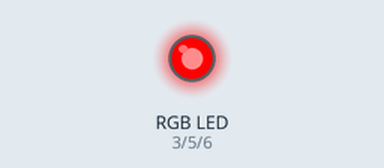
The sketch below on a simulated Arduino Uno, built with avr-gcc and run on an emulated ATmega328P. On the bench: an RGB LED mixed from three pins (HIGH = lit). What the sketch prints to the serial monitor is not drawn.

Above: at 1.6 s.
At 2.6 s:
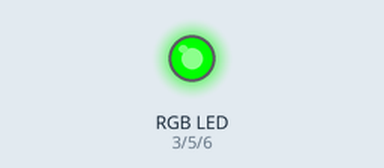
At 3.6 s:
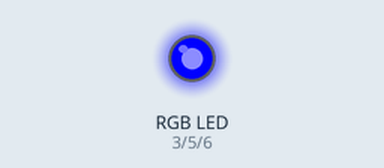
At 4.6 s:
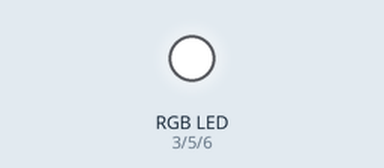
At 5.6 s:
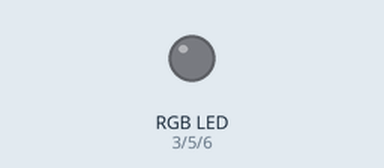
Timing chart, 0 to 7.6 s (numbered marks = the images above):
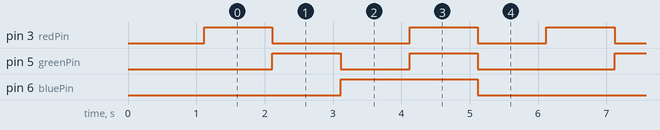

Measured:
- by itself, pin 3 (redPin): repeats every 5.0 s: LOW 2.0 s, HIGH 1.0 s, LOW 1.0 s, HIGH 1.0 s
- by itself, pin 5 (greenPin): repeats every 5.0 s: LOW 1.0 s, HIGH 1.0 s, LOW 2.0 s, HIGH 1.0 s
- by itself, pin 6 (bluePin): alternates HIGH for 2.0 s and LOW for 3.0 s

The sketch:

check_rgb_led.ino
```cpp
/*
  =============================================================================
  [PHYCOM EXAM] 5. โค้ดตรวจสอบหลอดไฟ LED หลายสี (RGB LED - Common Cathode)
  =============================================================================

  📖 คำแนะนำการต่อสาย (Wiring Instructions):
  -----------------------------------------------------------------------------
  หยิบหลอด RGB LED ขึ้นมาดูความยาวของขาทั้ง 4 ขา (เรียงจากขาที่ 1 ไป 4):
    - ขา 1 (Red - สีแดง):      ต่อผ่าน "ตัวต้านทาน 330 โอห์ม" ---> เข้าช่อง Pin 3 (PWM)
    - ขา 2 (Cathode - ขายาวสุด): ต่อตรงเข้าช่อง GND บนบอร์ด Arduino
    - ขา 3 (Green - สีเขียว):  ต่อผ่าน "ตัวต้านทาน 330 โอห์ม" ---> เข้าช่อง Pin 5 (PWM)
    - ขา 4 (Blue - สีน้ำเงิน):   ต่อผ่าน "ตัวต้านทาน 330 โอห์ม" ---> เข้าช่อง Pin 6 (PWM)

  ⚠️ ข้อควรระวัง (Crucial Warning):
  -----------------------------------------------------------------------------
  - **ต้องมีตัวต้านทานขนาด 330 โอห์ม** คั่นระหว่างขาขาสัญญาณ (R, G, B) กับบอร์ด Arduino เสมอ!
    ห้ามต่อตรงเข้า Pin ดิจิทัลโดยไม่มีตัวต้านทาน เพราะจะทำให้กระแสเกิน หลอด LED ขาด หรือขาไมโครคอนโทรลเลอร์เสียหายได้
  - หากหลอดของคุณเป็นแบบ Common Anode (ขาร่วมไฟบวก) ให้ต่อขา 2 เข้า 5V และสลับค่า 255 กับ 0 ในโค้ด

  🔍 วิธีทดสอบและตรวจสอบผลลัพธ์ (How to Test & Expected Output):
  -----------------------------------------------------------------------------
  1. กด Upload โค้ดลงบอร์ด Arduino
  2. เปิด Serial Monitor ตั้ง Baud Rate เป็น 9600
  3. สังเกตแสงไฟที่หลอด RGB LED:
       - วินาทีที่ 1: ติด "สีแดง" (RED)
       - วินาทีที่ 2: ติด "สีเขียว" (GREEN)
       - วินาทีที่ 3: ติด "สีน้ำเงิน/ฟ้า" (BLUE)
       - วินาทีที่ 4: ติด "สีขาว" (WHITE - แดง+เขียว+น้ำเงิน สว่างพร้อมกัน)
       - วินาทีที่ 5: "ดับสนิท" (OFF)
       - จากนั้นวนกลับมาเริ่มใหม่
  4. หากสีใดสีหนึ่งไม่ติด:
       - เช็คขาของสีนั้นและเช็คตัวต้านทานว่าเสียบแน่นลง Breadboard หรือไม่
  =============================================================================
*/

const int redPin = 3;
const int greenPin = 5;
const int bluePin = 6;

// ฟังก์ชันสำหรับกำหนดความสว่างของแต่ละแม่สี (ค่า 0 - 255)
void setColor(int r, int g, int b) {
  analogWrite(redPin, r);
  analogWrite(greenPin, g);
  analogWrite(bluePin, b);
}

void setup() {
  Serial.begin(9600);
  pinMode(redPin, OUTPUT);
  pinMode(greenPin, OUTPUT);
  pinMode(bluePin, OUTPUT);
  delay(1000);
  Serial.println("==========================================");
  Serial.println("        RGB LED Diagnostic Test           ");
  Serial.println("==========================================");
}

void loop() {
  Serial.println("Testing Color: [ RED ] (สีแดง)");
  setColor(255, 0, 0);
  delay(1000);

  Serial.println("Testing Color: [ GREEN ] (สีเขียว)");
  setColor(0, 255, 0);
  delay(1000);

  Serial.println("Testing Color: [ BLUE ] (สีน้ำเงิน)");
  setColor(0, 0, 255);
  delay(1000);

  Serial.println("Testing Color: [ WHITE ] (สีขาว - ผสมทุกสี)");
  setColor(255, 255, 255);
  delay(1000);

  Serial.println("Testing Color: [ OFF ] (ดับไฟ)");
  setColor(0, 0, 0);
  delay(1000);
}
```
